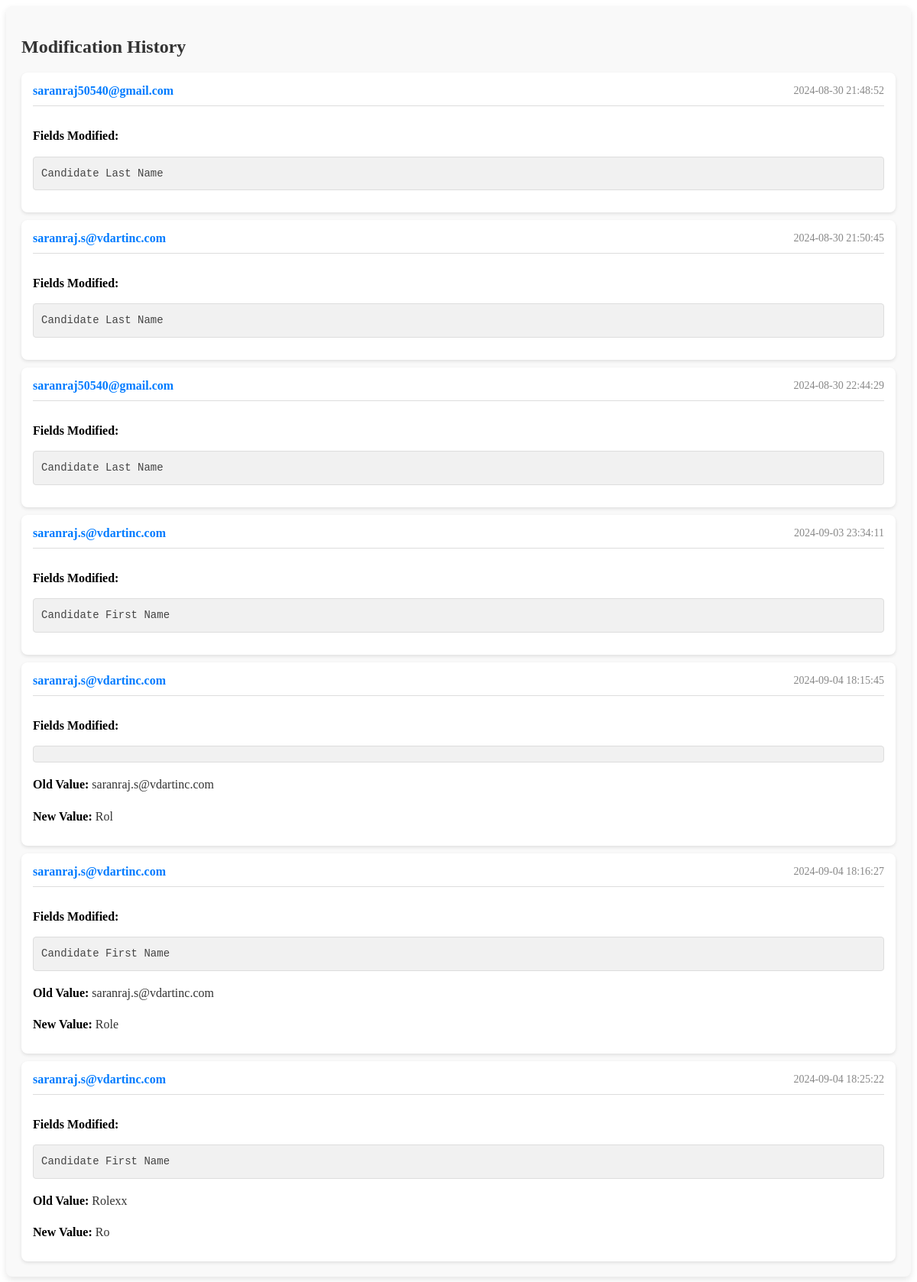
The app's page /fetch_history.php?id=148 with its own data.
### tables this page shows
CREATE TABLE `record_history` (
  `id` int(11) NOT NULL,
  `record_id` int(11) DEFAULT NULL,
  `modified_by` varchar(255) DEFAULT NULL,
  `modified_date` datetime DEFAULT NULL,
  `modification_details` text DEFAULT NULL,
  `old_value` text NOT NULL,
  `new_value` text NOT NULL
);

### fetch_history.php (the view, shortened to what this page needs)
<?php
include 'db.php';
$id = isset($_GET['id']) ? intval($_GET['id']) : 0;
$sql = "SELECT * FROM record_history WHERE record_id = ?";
$stmt = $conn->prepare($sql);
$stmt->bind_param('i', $id);
$stmt->execute();
$result = $stmt->get_result();
if ($result->num_rows > 0) {
    echo '<div class="history-container">';
    echo '<h2>Modification History</h2>';
    echo '<div class="history-list">';
    while ($row = $result->fetch_assoc()) {
        echo '<div class="history-card">';
        echo '<div class="history-header">';
        echo '<span class="history-modified-by">' . htmlspecialchars($row['modified_by']) . '</span>';
        echo '<span class="history-modified-date">' . htmlspecialchars($row['modified_date']) . '</span>';
        echo '</div>';
        echo '<div class="history-body">';
        echo '<p><strong>Fields Modified:</strong></p>';
        $modificationDetails = $row['modification_details'];
        foreach ($fieldMapping as $dbField => $friendlyName) {
            $modificationDetails = str_replace($dbField, $friendlyName, $modificationDetails);
        }
        echo '<pre>' . htmlspecialchars($modificationDetails) . '</pre>';
        if (!empty($row['old_value']) || !empty($row['new_value'])) {
            echo '<p><strong>Old Value:</strong> ' . htmlspecialchars($row['old_value']) . '</p>';
            echo '<p><strong>New Value:</strong> ' . htmlspecialchars($row['new_value']) . '</p>';
        }
        echo '</div>';
        echo '</div>';
    }
    echo '</div>';
    echo '</div>';
} else {
    echo '<p>No history available for this record.</p>';
}
?>

### fetch_history.php (style rules this page uses)
.history-container { padding: 20px; background-color: #f9f9f9; border-radius: 8px; box-shadow: 0 4px 8px rgba(0, 0, 0, 0.1); }
.history-container h2 { margin-bottom: 20px; font-size: 24px; color: #333; }
.history-list { display: flex; flex-direction: column; gap: 10px; }
.history-card { background-color: #fff; border-radius: 8px; box-shadow: 0 2px 4px rgba(0, 0, 0, 0.1); padding: 15px; display: flex; flex-direction: column; }
.history-header { display: flex; justify-content: space-between; align-items: center; border-bottom: 1px solid #ddd; padding-bottom: 10px; margin-bottom: 10px; }
.history-modified-by { font-weight: bold; color: #007bff; font-size: 16px; }
.history-modified-date { color: #888; font-size: 14px; }
.history-body { line-height: 1.6; }
.history-body p { margin-bottom: 10px; font-size: 16px; color: #333; }
.history-body pre { background-color: #f1f1f1; border: 1px solid #ddd; border-radius: 4px; padding: 10px; overflow-x: auto; white-space: pre-wrap; font-family: 'Courier New', Courier, monospace; font-size: 14px; color: #444; }
.history-body strong { color: #000; font-weight: bold; }

### records on screen
record_history: modified_by "saranraj50540@gmail.com", modified_date "2024-08-30 21:48:52", modification_details "Candidate Last Name"
record_history: modified_by "saranraj.s@vdartinc.com", modified_date "2024-08-30 21:50:45", modification_details "Candidate Last Name"
record_history: modified_by "saranraj50540@gmail.com", modified_date "2024-08-30 22:44:29", modification_details "Candidate Last Name"
record_history: modified_by "saranraj.s@vdartinc.com", modified_date "2024-09-03 23:34:11", modification_details "Candidate First Name"
record_history: modified_by "saranraj.s@vdartinc.com", modified_date "2024-09-04 18:15:45", old_value "saranraj.s@vdartinc.com", new_value "Rol"
record_history: modified_by "saranraj.s@vdartinc.com", modified_date "2024-09-04 18:16:27", modification_details "Candidate First Name", old_value "saranraj.s@vdartinc.com", new_value "Role"
record_history: modified_by "saranraj.s@vdartinc.com", modified_date "2024-09-04 18:25:22", modification_details "Candidate First Name", old_value "Rolexx", new_value "Ro"
